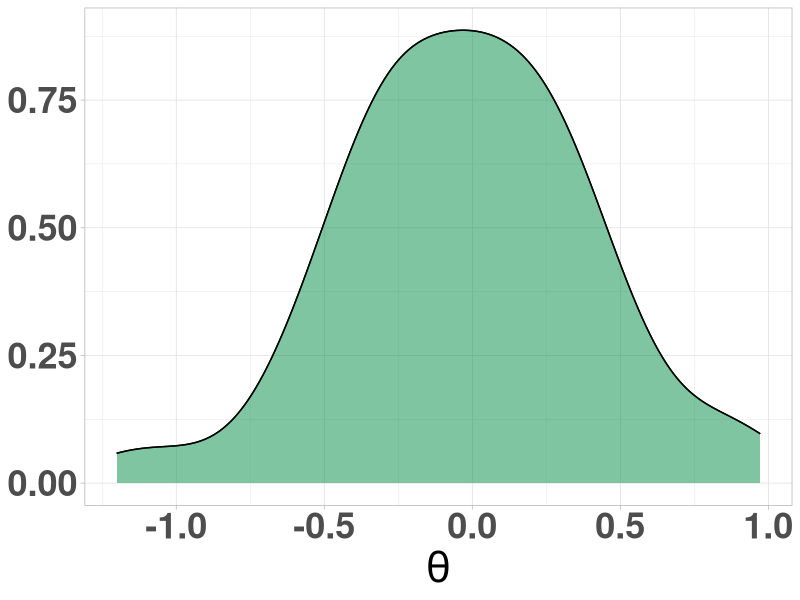
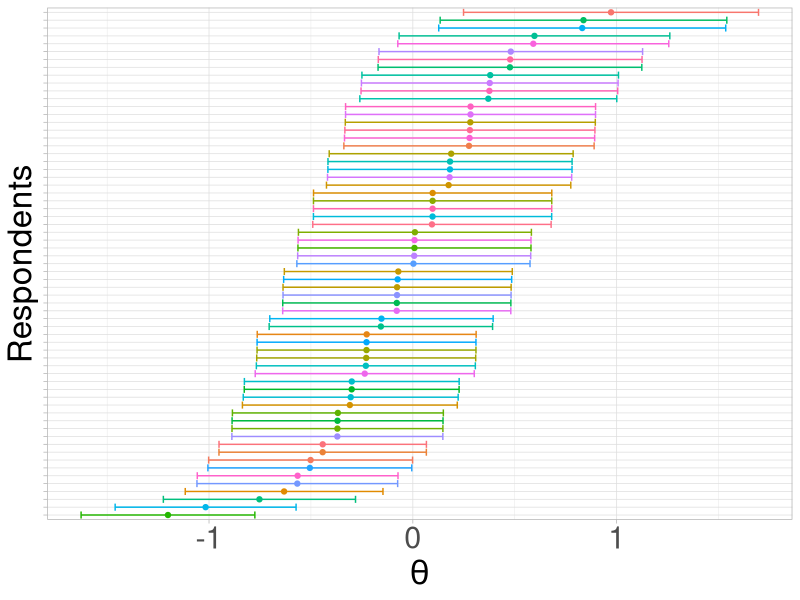

Generate these figures, in order, with R: (Note: this script raises an error after producing the figures.)
library(lme4) # Fitting LMMs
library(ggplot2) # Plots
# import
data = read.csv("data/example-data.csv",
                header = TRUE, sep =",")
head(data)
# fit glmms----
accuracy1 = glmer(accuracy ~ 0 + condition + (1|stimuli) + (1|respondent),
                  data = data,
                  family = "binomial")
accuracy2 = glmer(accuracy ~ 0 + condition + (0 + condition|stimuli) +
                    (1|respondent),
                  data = data,
                  family = "binomial")
accuracy3 = glmer(accuracy ~ 0 + condition + (1|stimuli) +
                    (0 + condition|respondent),
                  data = data,
                  family = "binomial")
# fit lmms ----
logtime1 = lmer(log(latency) ~ 0 + condition + (1|stimuli) + (1|respondent),
                data = data,
                REML = FALSE)
logtime2 = lmer(log(latency) ~ 0 + condition + (0 + condition|stimuli) +
                  (1|respondent),
                data = data,
                REML = FALSE)
logtime3 = lmer(log(latency) ~ 0 + condition + (1|stimuli) +
                  (0 + condition|respondent),
                data = data,
                REML = FALSE)
# model comparison ----
anova(accuracy1, accuracy2, accuracy3)
anova(logtime1, logtime2, logtime3)
# chatgpt (cause I've lost my orginal code, sorry) ---
parole <- c("annoying", "bf14", "bf23", "bf56", "bm14", "bm23", "bm56", "evil",
            "failure", "glory", "good", "happiness", "hate", "horrible", "joy",
            "laughter", "love", "pain", "peace", "pleasure", "terrible", "wf2",
            "wf3", "wf6", "wicked", "wm1", "wm4", "wm6")

egative <- c("annoying", "evil", "failure", "hate", "horrible", "pain", "terrible", "wicked")
positive <- c("glory", "good", "happiness", "joy", "laughter", "love", "peace", "pleasure")

# Funzione di categorizzazione
categorizza <- function(x) {
  if (x %in% negative) {
    return("negative")
  } else if (x %in% positive) {
    return("positive")
  } else if (grepl("^wf|^wm", x)) {
    return("wp")
  } else if (grepl("^bf|^bm", x)) {
    return("bp")
  } else {
    return("altro")  # per sicurezza
  }
}

# ability estimates -----
ab_iat =  as.data.frame(ranef(accuracy2,   # BLUP of the stimuli
                              condVar = TRUE)) 
ab_iatSingles = ab_iat[ab_iat$grpvar %in% "respondent", c("grpvar", "condval", "condsd")]

ab_iat = data.frame(sbj = rownames(coef(accuracy2)$respondent),
                    theta = coef(accuracy2)$respondent[,1]) 
# density ability ----
ggplot(ab_iat, 
                         aes(x = theta)) + 
  geom_density()  + # object containing the starting plot
  geom_density(fill = "springgreen4", # change the color of the filling of the density distribution
               alpha = .50) + 
  theme_light() + # define the theme of the plot
  theme(legend.position =  "none", # remove the legend
        axis.title.y = element_blank(), # remove the title of the y-axis
        axis.title.x = element_text(size = 30, face = "bold"), # increase the size of x-axis title and set it to bold
        axis.text = element_text(size = 26, face = "bold")) + # increase the size of x-axis text and set it to bold
  xlab(expression(theta))
# indvidual differences ability ----
ab_iatSingles$grpvar = paste(ab_iatSingles$grpvar, 1:nrow(ab_iatSingles), sep = "_")
ggplot(ab_iatSingles, 
       aes(y = reorder(grpvar, condval), 
           x = condval, color = grpvar)) + geom_point() + 
  ylab("Respondents")  +theme_light() + 
  theme(legend.position =  "none",
        axis.text.y = element_blank(),
        axis.title = element_text(size = 24), 
        axis.text.x = element_text(size = 22)) +  geom_errorbarh(aes(xmin = condval - 1.96*condsd, xmax= condval + 1.96*condsd)) +
  xlab(expression(theta)) + scale_fill_manual(values = rainbow(65))

# easiness ----
easiness_iat$stimuli = as.character(easiness_iat$stimuli)
easiness_iat$b = with(easiness_iat, fix.est + blup)
easiness_iat$categoria <- sapply(easiness_iat$stimuli, categorizza)
cat_levels <- c("negative", "positive", "bp", "wp")
easiness_iat$categoria <- factor(easiness_iat$categoria, levels = cat_levels)
easiness_iat <- easiness_iat[order(easiness_iat$categoria, easiness_iat$stimuli), ]
easiness_iat$stimuli <- factor(easiness_iat$stimuli, levels = unique(easiness_iat$stimuli))
# graphs stimuli ----
graph_b_ci = ggplot(easiness_iat, # dataset with the easiness estimates
                    aes(x = b, # easiness estimates on the x-axis
                        y = stimuli, # labels of the stimuli on the y axis
                        color = Condition)) + # change the color according to the condition
  geom_point() + # draw points to represent the easiness of each stimulus
  geom_errorbarh(aes(xmin = b - 1.96*se, # draw the error bars to represent the confidence intervals  (CI)
                     xmax= b + 1.96*se)) 

ggplot(easiness_iat, 
       aes(x = b,fill = Condition)) + geom_density(alpha =.50) + 
  xlim(-1, 4) + 
  scale_fill_manual(values = c("royalblue4", "gold"), 
                    labels = c("WBBG", "WGBB")) + 
  theme_light() + 
  theme(legend.position = "inside",
        legend.position.inside = c(.2, .6),
        legend.title = element_blank(),
        axis.title.x = element_text(size = 24), 
        axis.title.y = element_blank(), 
        axis.text = element_text(size = 24), 
        legend.text = element_text(size = 24))
graph_b_ci +  # object containing the starting plot
  geom_point(size = 2) + # increase the size of the points
  geom_errorbarh(aes(xmin = b - 1.96*se, xmax= b + 1.96*se), 
                 linewidth=.95) + 
  theme_light() +  
  theme(legend.position = "none", 
        axis.title.x = element_text(size = 24), 
        axis.title.y = element_blank(), 
        axis.text = element_text(size = 18, color=c(rep("darkgreen", 8), rep("firebrick4", 8),
                                                    rep("tan3", 6), 
                                                    rep("salmon", 6) ))) + 
  scale_color_manual(values = c("royalblue4", "gold"), 
                     labels = c("WBBG", "WGBB")) 
# speed estimates ----
speed = as.data.frame(ranef(logtime3), condvar= TRUE)
fixef_speed = data.frame(term = names(fixef(logtime3)), # assign the labels of the conditions to the term column
                         est = (fixef(logtime3))) # assign the estimates of the fixed effects to the est column
# merge together the fixed effects and stimuli BLUP with their variances
speed = merge(speed, fixef_speed)
speed$tau = speed$condval + speed$est
# graph density ----
ggplot(speed, 
       (aes(x = tau, fill  = term))) + geom_density(alpha = .5)  + 
  theme_light()+
  scale_fill_manual(values = c("royalblue4", "gold"), 
                    labels = c("WBBG", "WGBB")) + 
  xlab(expression(tau)) +theme(legend.position = "inside",
                               legend.position.inside = c(.8, .8),
                               legend.title = element_blank(),
                               axis.title.x = element_text(size = 24), 
                               axis.title.y = element_blank(), 
                               axis.text = element_text(size = 24), 
                               legend.text = element_text(size = 24))
# graph individual differences -----
ggplot(speed, 
       (aes(x = tau, y = grp, color  = term))) + geom_point()  + 
  theme_light()+
  scale_color_manual(values = c("royalblue4", "gold"), 
                     labels = c("WBBG", "WGBB")) + 
  xlab(expression(tau)) +theme(legend.position = "inside",
                               legend.position.inside = c(.8, .18),
                               legend.title = element_blank(),
                               axis.title.x = element_text(size = 24), 
                               axis.title.y = element_blank(), 
                               axis.text.x = element_text(size = 24), 
                               axis.text.y = element_blank(),
                               legend.text = element_text(size = 24)) + 
  geom_errorbar(aes(xmin = tau - 1.96*condsd, xmax = tau + 1.96*condsd), linewidth=.95)

# time intensity ------
intensity = as.data.frame(ranef(logtime3), condvar = TRUE)
intensity = intensity[intensity$grpvar %in% "stimuli", ]
colnames(intensity)[3] = "stimuli"
intensity$categoria <- sapply(intensity$stimuli, categorizza)
cat_levels <- c("negative", "positive", "bp", "wp")
intensity$categoria <- factor(intensity$categoria, levels = cat_levels)
intensity <- intensity[order(intensity$categoria, intensity$stimuli), ]

intensity$stimuli <- factor(intensity$stimuli, levels = unique(intensity$stimuli))

ggplot(intensity, 
       aes(x = condval)) + geom_density(fill = "orchid", alpha =.5) + xlim(-.35, .35) + theme_light() + 
  theme_light() + # define the theme of the plot
  theme(legend.position =  "none", # remove the legend
        axis.title.y = element_blank(), # remove the title of the y-axis
        axis.title.x = element_text(size = 30, face = "bold"), # increase the size of x-axis title and set it to bold
        axis.text = element_text(size = 26, face = "bold")) + # increase the size of x-axis text and set it to bold
  xlab(expression(delta))
ggplot(intensity, 
       aes(x = condval, y = stimuli, col = categoria)) + geom_point() + # increase the size of the points
  geom_errorbarh(aes(xmin = condval - 1.96*condsd, 
                     xmax= condval + 1.96*condsd)) + 
  theme_light() +  scale_color_manual(values = c("darkgreen", "firebrick4", "tan3", "salmon")) + xlab(expression(delta)) + 
  theme(legend.position = "none", 
        axis.title.x = element_text(size = 24), 
        axis.title.y = element_blank(), 
        axis.text.x = element_blank(),
        axis.text.y = element_text(size = 18, color=c(rep("darkgreen", 8), rep("firebrick4", 8),
                                                      rep("tan3", 6), 
                                                      rep("salmon", 6) ))) 
